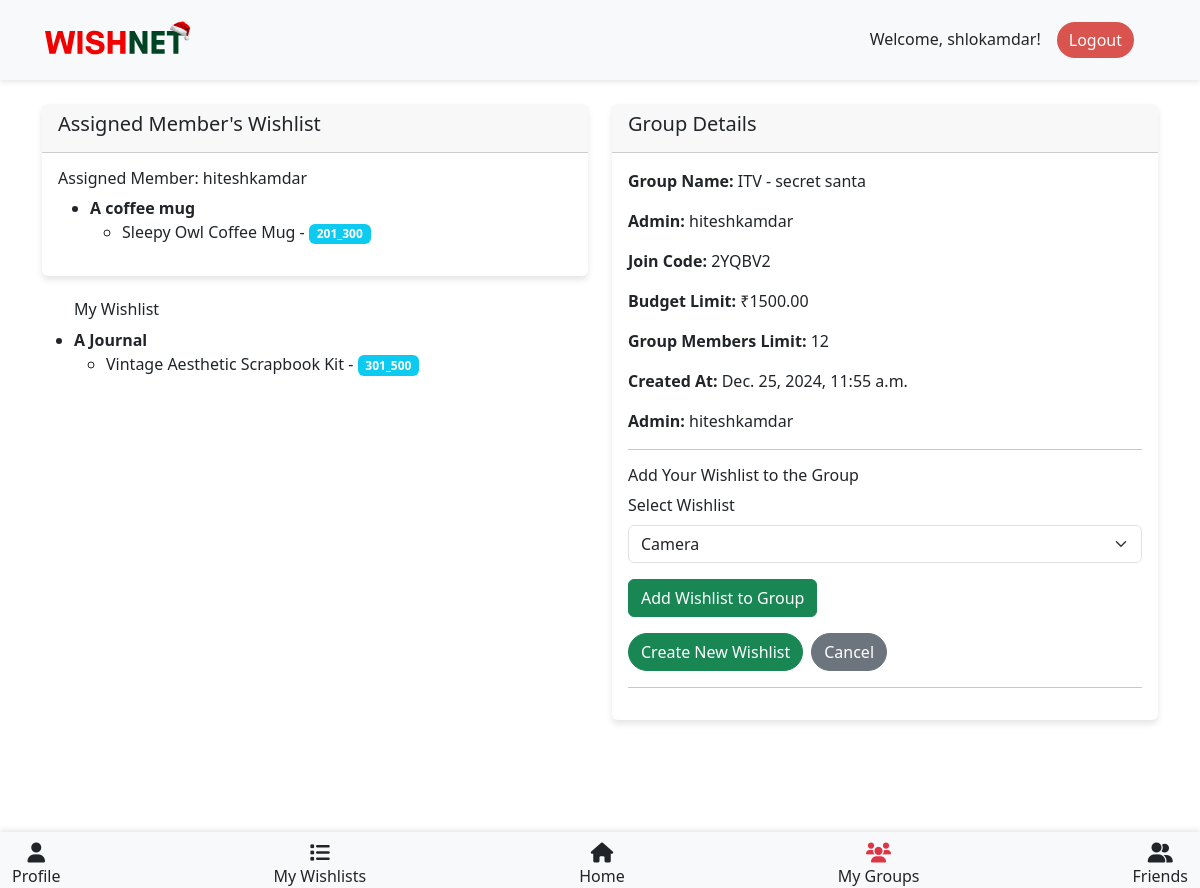
Screenshot of /groups/group_detail/11/ (signed in) with the database file from the repository.
### accounts/models.py (models this page shows, shortened)
class CustomUser(AbstractUser):
    email = models.EmailField(unique=True)
    bio = models.TextField(blank=True, null=True)
    profile_picture = models.ImageField(upload_to='profile_pics/', blank=True, null=True)
    is_admin = models.BooleanField(default=False)
    date_of_birth = models.DateField(null=True, blank=True)
    pseudoname = models.CharField(max_length=100, blank=True, null=True)
    address = models.CharField(max_length=100, blank=True, null=True)
    groups = models.ManyToManyField('groups.Group', related_name='user_groups')

### wishlists/models.py (models this page shows, shortened)
class Wishlist(models.Model):
    CATEGORY_CHOICES = [
        ('hobby', 'Hobby'),
        ('gifts', 'Gifts'),
        ('home-decor', 'Home Decor'),
        ('books', 'Books'),
        ('health', 'Health'),
        ('electronics', 'Electronics'),
        ('clothing&accesories', 'Clothing & Accessories'),
        ('kitchen', 'Kitchen'),
        ('beauty', 'Beauty'),
        ('stationery', 'Stationery'),
        ('sports', 'Sports'),
        ('travel', 'Travel'),
        ('tech', 'Tech'),
        ('finance', 'Finance'),
        ('education', 'Education'),
        ('events', 'Events'),
        ('charity', 'Charity'),
        ('services', 'Services'),
        ('other', 'Other'),
    ]
    name = models.CharField(max_length=100, default='new list')
    description = models.TextField()
    VISIBILITY_CHOICES = [
        ('private', 'Private (Only Me)'),
        ('public', 'Public (My Friends)'),
    ]
    user = models.ForeignKey(get_user_model(), on_delete=models.CASCADE, related_name='wishlists')
    title = models.CharField(max_length=255)
    description = models.TextField(blank=True)
    visibility = models.CharField(max_length=10, choices=VISIBILITY_CHOICES, default='private')
    group = models.ForeignKey('groups.Group', related_name='wishlist_set', on_delete=models.CASCADE, null=True, blank=True)
    category = models.CharField(max_length=255, choices=CATEGORY_CHOICES, default='other')
    created_at = models.DateTimeField(auto_now_add=True)

class WishlistItem(models.Model):
    RANGE_CHOICES = [
        ('0_100', '0 to 100'),
        ('101_200', '101 to 200'),
        ('201_300', '201 to 300'),
        ('301_500', '301 to 500'),
        ('501_1000', '501 to 1000'),
        ('1001_2000', '1001 to 2000'),
        ('2001_5000', '2001 to 5000'),
        ('5001_above', '5001 and above'),
    ]
    wishlist = models.ForeignKey(Wishlist, on_delete=models.CASCADE, related_name='items')
    name = models.CharField(max_length=200)
    description = models.TextField()
    price_range = models.CharField(max_length=10, choices=RANGE_CHOICES)  # Using price range choices
    url = models.URLField()
    image = models.ImageField(upload_to='wishlist_items/', null=True, blank=True)
    bought = models.BooleanField(default=False)

### groups/models.py (models this page shows, shortened)
class Group(models.Model):
    name = models.CharField(max_length=255)
    admin = models.ForeignKey(
        get_user_model(),
        on_delete=models.CASCADE,
        related_name='admin_groups'
    )  # The user who manages the group
    budget_limit = models.DecimalField(max_digits=10, decimal_places=2, default=0.0)
    created_at = models.DateTimeField(auto_now_add=True)
    updated_at = models.DateTimeField(auto_now=True)
    group_members_limit = models.IntegerField(default=10)
    total_price = models.DecimalField(max_digits=10, decimal_places=2, default=0.0)
    secret_santa_assigned = models.BooleanField(default=False)
    join_code = models.CharField(max_length=6, unique=True, blank=True)
    members = models.ManyToManyField(get_user_model(), related_name='group_members')
    assigned_member = models.ManyToManyField(
        get_user_model(),
        related_name='assigned_groups',
        blank=True
    )
    wishlists = models.ManyToManyField('wishlists.Wishlist', related_name='groups', blank=True)

### groups/views.py (the view)
# urls.py: path('group_detail/<int:group_id>/', views.group_detail, name='group_detail'),
@login_required
def group_detail(request, group_id):
    group = get_object_or_404(Group, id=group_id)
    user = request.user
    assigned_member = None
    assigned_member_wishlists = None
    if group.secret_santa_assigned:
        assigned_member = group.members.filter(profile__secret_santa_assigned_to=user).first()
        if assigned_member:
            assigned_member_wishlists = assigned_member.wishlists.filter(
                groups=group  # Only wishlists associated with the current group
            ).annotate(
                total_price=Sum('items__price_range')  # Sum up the price range of wishlist items
            ).filter(
                total_price__lte=group.budget_limit  # Ensure wishlist total is within the budget limit
            ).distinct()
    wishlists = group.wishlists.annotate(
        total_price=Sum('items__price_range')
    ).filter(
        total_price__lte=group.budget_limit  # Ensure total price is within the budget limit
    ).distinct()
    return render(request, 'groups/group_detail.html', {
        'group': group,
        'wishlists': wishlists,
        'assigned_member': assigned_member,
        'assigned_member_wishlists': assigned_member_wishlists,
    })

### groups/templates/groups/group_detail.html (shortened to what this page needs)
{% extends 'dashboard_base.html' %}
{% block content %}
<div class="container mt-4">
    <div class="row">
        <div class="col-12 col-md-6 mb-4">
            <div class="card">
                <div class="card-header">
                    <h5>Assigned Member's Wishlist</h5>
                </div>
                <div class="card-body">
                    {% if assigned_member %}
                        <h6>Assigned Member: {{ assigned_member.username }}</h6>
                        {% if assigned_member_wishlists %}
                            <ul>
                                {% for wishlist in assigned_member_wishlists %}
                                    <li>
                                        <strong>{{ wishlist.title }}</strong>
                                        <ul>
                                            {% for item in wishlist.items.all %}
                                                <li>{{ item.name }} - <span class="badge bg-info">{{ item.price_range }}</span></li>
                                            {% endfor %}
                                        </ul>
                                    </li>
                                {% endfor %}
                            </ul>
                        {% else %}
                            <p>{{ assigned_member.username }} has no wishlists within the budget.</p>
                        {% endif %}
                    {% else %}
                        <p>No assigned member found for Secret Santa.</p>
                    {% endif %}
                </div>
            </div>
            <ul>
                {% for wishlist in group.wishlists.all %}
                    {% if wishlist.user == user %}
                        <br>
                        <h6>My Wishlist</h6>
                        <li>
                            <strong>{{ wishlist.title }}</strong>
                            <ul>
                                {% for item in wishlist.items.all %}
                                    <li>{{ item.name }} - <span class="badge bg-info">{{ item.price_range }}</span></li>
                                {% endfor %}
                            </ul>
                        </li>
                    {% endif %}
                {% empty %}
                    <p>No wishlist added to this group yet.</p>
                {% endfor %}
            </ul>
        </div>
        <div class="col-12 col-md-6">
            <div class="card mb-4">
                <div class="card-header">
                    <h5>Group Details</h5>
                </div>
                <div class="card-body">
                    <p><strong>Group Name:</strong> {{ group.name }}</p>
                    <p><strong>Admin:</strong> {{ group.admin.username }}</p>
                    <p><strong>Join Code:</strong> {{ group.join_code }}</p>
                    <p><strong>Budget Limit:</strong> ₹{{ group.budget_limit }}</p>
                    <p><strong>Group Members Limit:</strong> {{ group.group_members_limit }}</p>
                    <p><strong>Created At:</strong> {{ group.created_at }}</p>
                    {% if group.members.all %}
                        <p><strong>Admin:</strong> {{ group.admin.username }}</p>
                    {% else %}
                        <p>No members in this group yet.</p>
                    {% endif %}
                    {% if user in group.members.all %}
                        <hr>
                        <h6>Add Your Wishlist to the Group</h6>
                        <form method="POST" action="{% url 'groups:add_wishlist_to_group' group.id %}">
                            <div class="mb-3">
                                <label for="wishlist" class="form-label">Select Wishlist</label>
                                <select class="form-select" id="wishlist" name="wishlist">
                                    {% for wishlist in user.wishlists.all %}
                                        <option value="{{ wishlist.id }}">{{ wishlist.title }}</option>
                                    {% endfor %}
                                </select>
                            </div>
                            <button type="submit" class="btn btn-success">Add Wishlist to Group</button>
                        </form>
                        <div class="d-flex justify-content-start mt-3">
                            <a href="{% url 'wishlists:create_wishlist' %}" class="btn btn-success rounded-pill me-2">
                                Create New Wishlist
                            </a>
                            <a href="{% url "accounts:dashboard" %}" class="btn btn-secondary rounded-pill">
                                Cancel
                            </a>
                        </div>
                        <hr>
                    {% endif %}
                </div>
            </div>
        </div>
    </div>
</div>
{% endblock %}

### templates/dashboard_base.html (shortened to what this page needs)
{% load static %}
<!DOCTYPE html>
<html lang="en">
<head>
    <link href="https://cdn.jsdelivr.net/npm/bootstrap@5.3.3/dist/css/bootstrap.min.css" rel="stylesheet">
    <link href="https://cdnjs.cloudflare.com/ajax/libs/font-awesome/6.0.0-beta3/css/all.min.css" rel="stylesheet">
</head>
<body>
   {% block navbar %}
    <nav class="navbar navbar-expand-lg navbar-light bg-light">
        <div class="container-fluid">
            <a class="navbar-brand" href="{% url 'index' %}">
                <img src="{% static 'media/navbar.svg' %}" alt="Logo" class="img-fluid" style="max-width: 200px;">
            </a>
            <div class="offcanvas offcanvas-start" tabindex="-1" id="offcanvasNavbar" aria-labelledby="offcanvasNavbarLabel">
                <div class="offcanvas-body">
                    <ul class="navbar-nav justify-content-end flex-grow-1 pe-3">
                        {% if user.is_authenticated %}
                        <h6 class="m-2"> Welcome, {{ user.username }}!</h6>
                        <a href="{% url 'accounts:logout' %}" class="btn btn-danger rounded-pill mx-2">Logout</a>
                        {% else %}
                        <a href="{% url 'accounts:login' %}" class="btn btn-white text-danger border border-danger rounded-pill mx-2">Login</a>
                        <a href="{% url 'accounts:register' %}" class="btn btn-danger text-white rounded-pill mx-2">Register</a>
                        {% endif %}
                    </ul>
                </div>
            </div>
        </div>
    </nav>
   {% endblock navbar %}
    {% block content %}
    {% endblock content %}
    {% block footer %}
    <br> <br> <br> <br> <br> <br>
        <nav class="navbar navbar-light bg-light fixed-bottom mt-3">
            <div class="container-fluid d-flex justify-content-between flex-wrap ">
                <a href="{% url 'accounts:view_profile' user.id %}" class="nav-link text-center {% if 'profile' in request.path %}active{% endif %}">
                    <i class="fas fa-user fa-lg {% if 'profile' in request.path %}text-danger{% endif %}"></i><br>Profile
                </a>
                <a href="{% url 'wishlists:wishlist_list' user_id=user.id %}" class="nav-link text-center {% if 'wishlists' in request.path %}active{% endif %}">
                    <i class="fas fa-list fa-lg {% if 'wishlists' in request.path %}text-danger{% endif %}"></i><br> My Wishlists
                </a>
                <a href="{% url 'accounts:dashboard' %}" class="nav-link text-center {% if 'accounts' in request.path %}active{% endif %}">
                    <i class="fas fa-home fa-lg {% if 'accounts' in request.path %}text-danger{% endif %}"></i><br> Home
                </a>
                <a href="{% url 'groups:user_groups' %}" class="nav-link text-center {% if 'groups' in request.path %}active{% endif %}">
                    <i class="fas fa-users fa-lg {% if 'groups' in request.path %}text-danger{% endif %}"></i><br> My Groups
                </a>
                <a href="{% url 'friendship:search_user' %}" class="nav-link text-center {% if 'friends' in request.path %}active{% endif %}">
                    <i class="fas fa-user-friends fa-lg {% if 'friends' in request.path %}text-danger{% endif %}"></i><br>Friends
                </a>
            </div>
        </nav>
    {% endblock footer %}
</body>
</html>

### rows the page displays
CustomUser: username "shlokamdar"
CustomUser: username "hiteshkamdar"
Wishlist: title "A coffee mug"
WishlistItem: name "Sleepy Owl Coffee Mug", price_range "201_300"
Wishlist: title "A Journal"
WishlistItem: name "Vintage Aesthetic Scrapbook Kit", price_range "301_500"
Group: name "ITV - secret santa", admin.username "hiteshkamdar", join_code "2YQBV2", budget_limit "1500.00", group_members_limit "12", created_at "Dec. 25, 2024, 11:55 a.m."

### other values shown
form field wishlist "Camera"
